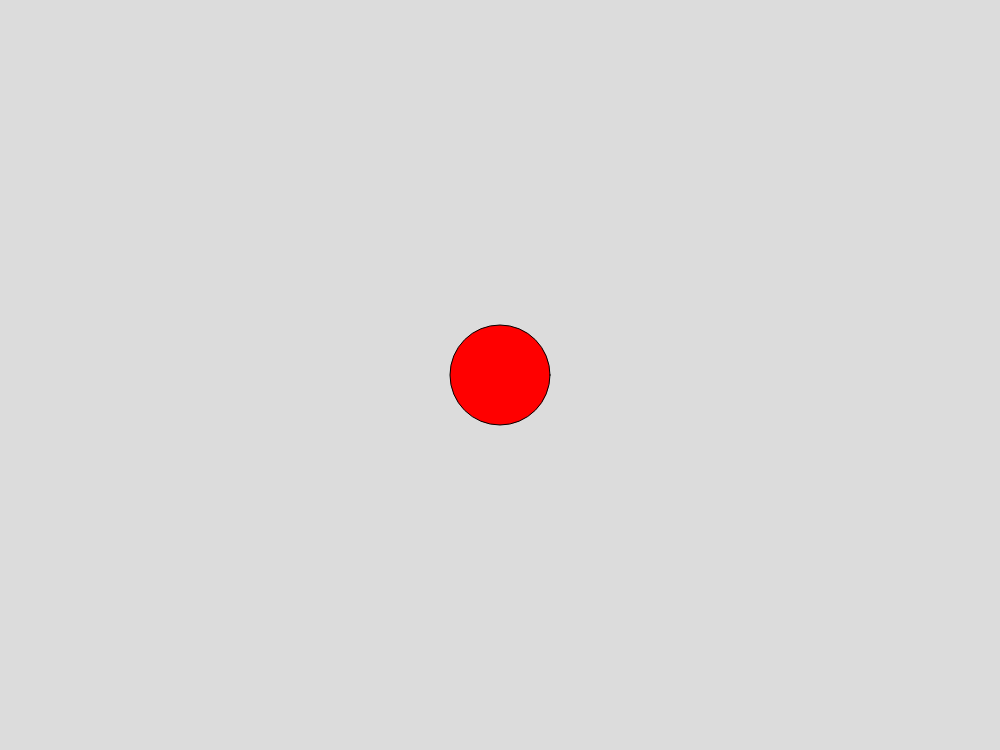
Frame 1 (no input)
Frame 60 (no input): identical to frame 1, image omitted
Frame 120 (the mouse pressed at the canvas centre since frame 60): identical to frame 1, image omitted

The p5.js sketch that drew this single still picture (run headless with seeded random() and noise() and a simulated clock; from frame 60 on, the mouse is pressed at the canvas centre):

// p5.js sketch
// ── sketch.js
var canvasWidth = 1000;
var canvasHeight = 750;

function setup() {
    createCanvas(canvasWidth, canvasHeight);
}

function draw() {
    background(220);

    let c = color(255, 0, 0);
    fill(c);
    circle(canvasWidth / 2, canvasHeight / 2, 100);
}
